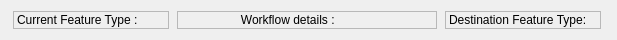
<?xml version="1.0" encoding="UTF-8"?>
<ui version="4.0">
 <class>Form</class>
 <widget class="QWidget" name="Form">
  <property name="geometry">
   <rect>
    <x>0</x>
    <y>0</y>
    <width>617</width>
    <height>40</height>
   </rect>
  </property>
  <property name="minimumSize">
   <size>
    <width>156</width>
    <height>0</height>
   </size>
  </property>
  <property name="windowTitle">
   <string>Form</string>
  </property>
  <layout class="QGridLayout" name="feature_gridlayout">
   <item row="0" column="0">
    <widget class="QLabel" name="label">
     <property name="sizePolicy">
      <sizepolicy hsizetype="Fixed" vsizetype="Preferred">
       <horstretch>0</horstretch>
       <verstretch>0</verstretch>
      </sizepolicy>
     </property>
     <property name="minimumSize">
      <size>
       <width>156</width>
       <height>0</height>
      </size>
     </property>
     <property name="maximumSize">
      <size>
       <width>156</width>
       <height>16777215</height>
      </size>
     </property>
     <property name="frameShape">
      <enum>QFrame::StyledPanel</enum>
     </property>
     <property name="frameShadow">
      <enum>QFrame::Raised</enum>
     </property>
     <property name="text">
      <string>Current Feature Type :</string>
     </property>
    </widget>
   </item>
   <item row="0" column="1">
    <widget class="QLabel" name="label_2">
     <property name="sizePolicy">
      <sizepolicy hsizetype="Fixed" vsizetype="Preferred">
       <horstretch>0</horstretch>
       <verstretch>0</verstretch>
      </sizepolicy>
     </property>
     <property name="minimumSize">
      <size>
       <width>260</width>
       <height>0</height>
      </size>
     </property>
     <property name="maximumSize">
      <size>
       <width>260</width>
       <height>16777215</height>
      </size>
     </property>
     <property name="frameShape">
      <enum>QFrame::StyledPanel</enum>
     </property>
     <property name="frameShadow">
      <enum>QFrame::Raised</enum>
     </property>
     <property name="text">
      <string>                  Workflow details :</string>
     </property>
    </widget>
   </item>
   <item row="0" column="2">
    <widget class="QLabel" name="label_3">
     <property name="sizePolicy">
      <sizepolicy hsizetype="Fixed" vsizetype="Preferred">
       <horstretch>0</horstretch>
       <verstretch>0</verstretch>
      </sizepolicy>
     </property>
     <property name="minimumSize">
      <size>
       <width>156</width>
       <height>0</height>
      </size>
     </property>
     <property name="maximumSize">
      <size>
       <width>156</width>
       <height>16777215</height>
      </size>
     </property>
     <property name="frameShape">
      <enum>QFrame::StyledPanel</enum>
     </property>
     <property name="frameShadow">
      <enum>QFrame::Raised</enum>
     </property>
     <property name="text">
      <string>Destination Feature Type:</string>
     </property>
    </widget>
   </item>
  </layout>
 </widget>
 <resources/>
 <connections/>
</ui>
